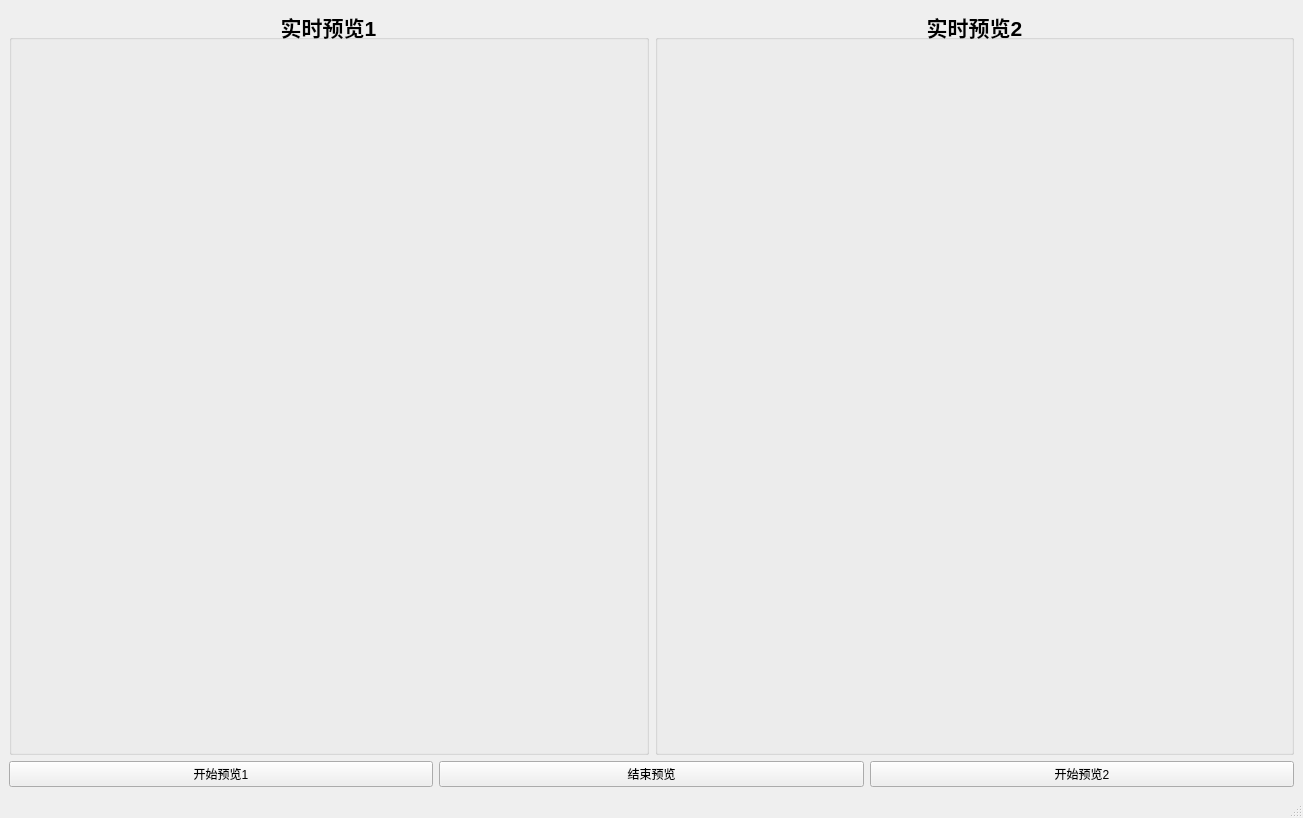
<?xml version="1.0" encoding="UTF-8"?>
<ui version="4.0">
 <class>MainWindow</class>
 <widget class="QMainWindow" name="MainWindow">
  <property name="geometry">
   <rect>
    <x>0</x>
    <y>0</y>
    <width>1303</width>
    <height>818</height>
   </rect>
  </property>
  <property name="windowTitle">
   <string>MainWindow</string>
  </property>
  <widget class="QWidget" name="centralwidget">
   <layout class="QVBoxLayout" name="verticalLayout_2" stretch="0,1">
    <item>
     <layout class="QHBoxLayout" name="horizontalLayout_3" stretch="1,1">
      <item>
       <widget class="QGroupBox" name="groupBox">
        <property name="font">
         <font>
          <pointsize>16</pointsize>
          <weight>75</weight>
          <bold>true</bold>
         </font>
        </property>
        <property name="title">
         <string>实时预览1</string>
        </property>
        <property name="alignment">
         <set>Qt::AlignCenter</set>
        </property>
        <layout class="QHBoxLayout" name="horizontalLayout">
         <item>
          <widget class="QLabel" name="srcImg">
           <property name="minimumSize">
            <size>
             <width>480</width>
             <height>270</height>
            </size>
           </property>
           <property name="maximumSize">
            <size>
             <width>960</width>
             <height>480</height>
            </size>
           </property>
           <property name="text">
            <string/>
           </property>
          </widget>
         </item>
        </layout>
       </widget>
      </item>
      <item>
       <widget class="QGroupBox" name="groupBox_2">
        <property name="font">
         <font>
          <pointsize>16</pointsize>
          <weight>75</weight>
          <bold>true</bold>
         </font>
        </property>
        <property name="title">
         <string>实时预览2</string>
        </property>
        <property name="alignment">
         <set>Qt::AlignCenter</set>
        </property>
        <layout class="QVBoxLayout" name="verticalLayout">
         <item>
          <widget class="QLabel" name="grabImg">
           <property name="minimumSize">
            <size>
             <width>480</width>
             <height>270</height>
            </size>
           </property>
           <property name="maximumSize">
            <size>
             <width>960</width>
             <height>480</height>
            </size>
           </property>
           <property name="font">
            <font>
             <pointsize>16</pointsize>
             <weight>75</weight>
             <bold>true</bold>
            </font>
           </property>
           <property name="text">
            <string/>
           </property>
          </widget>
         </item>
        </layout>
       </widget>
      </item>
     </layout>
    </item>
    <item>
     <layout class="QHBoxLayout" name="horizontalLayout_2">
      <item>
       <widget class="QPushButton" name="startPushButton">
        <property name="text">
         <string>开始预览1</string>
        </property>
       </widget>
      </item>
      <item>
       <widget class="QPushButton" name="stopPushButton">
        <property name="text">
         <string>结束预览</string>
        </property>
       </widget>
      </item>
      <item>
       <widget class="QPushButton" name="grabPushButton">
        <property name="text">
         <string>开始预览2</string>
        </property>
       </widget>
      </item>
     </layout>
    </item>
   </layout>
  </widget>
  <widget class="QMenuBar" name="menubar">
   <property name="geometry">
    <rect>
     <x>0</x>
     <y>0</y>
     <width>1303</width>
     <height>28</height>
    </rect>
   </property>
  </widget>
  <widget class="QStatusBar" name="statusbar"/>
 </widget>
 <resources/>
 <connections/>
</ui>
